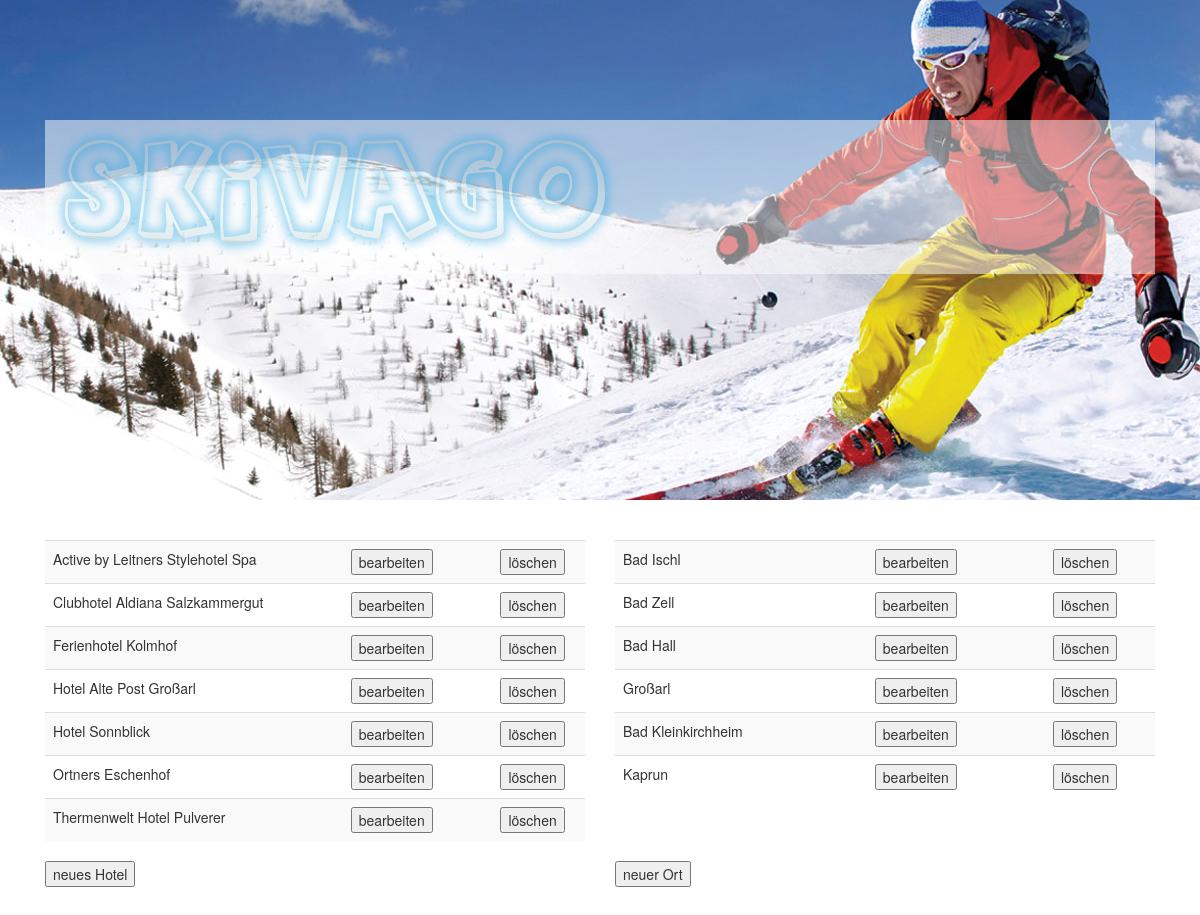
The app's page /admin.php with its own data.
### tables this page shows
CREATE TABLE `hotel` (
  `id` varchar(100) NOT NULL,
  `name` varchar(50) NOT NULL,
  `description` varchar(1000) NOT NULL,
  `email` varchar(50) NOT NULL,
  `ort_id` int(100) NOT NULL,
  `telefon` varchar(50) NOT NULL,
  `adresse` varchar(50) NOT NULL,
  `anfahrtsbeschreibung` varchar(1000) NOT NULL,
  `kategorie` int(10) NOT NULL,
  `bewertung` double NOT NULL
);

CREATE TABLE `ort` (
  `id` int(100) NOT NULL,
  `name` varchar(100) NOT NULL,
  `seehoehe` int(10) NOT NULL,
  `einwohner` int(100) NOT NULL,
  `aktivitaeten` varchar(1000) NOT NULL,
  `Bild` longblob NOT NULL
);

### admin.php (the view, shortened to what this page needs)
<?php
require_once('database.php');
?>
<!DOCTYPE html>
<html>
<head>
  <link href="css/bootstrap.min.css" rel="stylesheet">
  <link rel="stylesheet" href="http://netdna.bootstrapcdn.com/bootstrap/3.1.1/css/bootstrap.min.css">
  <link href="includes/style.css" type="text/css" rel="stylesheet">
</head>
<body>
 <?php include('header.php'); ?>
 <div class="container" >
  <div class="row">
    <div class="col-md-6">
      <table class="table table-striped">
       <?php
       foreach ($dbh->query('SELECT * from hotel') as $hotel) {
        ?>
        <tr>
          <td> <?php echo $hotel['id']; ?></td>
          <td>
            <form action="edit.php" method="post">
              <td><input type="hidden" name="id" value="<?php echo htmlspecialchars($hotel['id']) ?>"></td>
              <td> <input type="submit" name="Submit" value="bearbeiten"> </td>
            </form>
          </td>
          <td>
           <form action="delete.php" method="post">
             <td><input type="hidden" name="id" value="<?php echo htmlspecialchars($hotel['id']) ?>"></td>
             <td><input type="submit" name="Submit" value="löschen"></td>
           </form>
         </td>
       </tr>
       <?php
     }
     ?>
   </table>
 </div>
 <div class=" col-md-6">
   <table class="table table-striped">
     <?php
     foreach ($dbh->query('SELECT * from ort') as $ort) {
      ?>
      <tr>
        <td> <?php echo $ort['name']; ?></td>
        <td>
          <form action="edit_ort.php" method="post">
            <td><input type="hidden" name="id" value=<?php echo $ort['id'] ?>></td>
            <td><input type="hidden" name="name" value="<?php echo htmlspecialchars($ort['name']); ?>"</td>
            <td> <input type="submit" name="Submit" value="bearbeiten"></td>
          </form>
        </td>
        <td>
          <form action="delete_ort.php" method="post">
            <td><input type="hidden" name="id" value="<?php echo htmlspecialchars($ort['id']) ?>"></td>
            <td> <input type="submit" name="Submit" value="löschen"></td>
          </form>
        </td>
      </tr>
      <?php
    }
    ?>
  </table>
</div>
</div>
<div class="row">
  <div class=" col-md-6">
   <form  action="create_hotel.php"><input  type="submit" value="neues Hotel" /></form>
 </div>
 <div class=" col-md-6">
   <form  action="create_ort.php"><input  type="submit" value="neuer Ort" /></form>
 </div>
</div>
</body>
</html>

### header.php
<header>
  <div class="container" >
      <div class="jumbotron_header">
        <div class="row">
          <div class="col-lg-6" >
            <p><a href="index.php">
            <img src="includes/header.png"  alt="logo" style="opacity: 40%"  /></a></p>
          </div>
        </div>
    </div>
  </div>
</header>
<br>
<br>

### includes/style.css (style rules this page uses)
header { background: url("logo.jpg") no-repeat center; width: 100%; height: 500px; background-color: lightblue; color: #fff; text-align: center; text-shadow: 0 1px 3px rgba(0, 0, 0, .5); }
body { padding-bottom: 700px; }
.jumbotron_header { background: rgb(54, 54, 54); background: rgba(255, 255, 255, 0.5); margin-top: 120px; }

### records on screen
hotel: id "Active by Leitners Stylehotel Spa"
hotel: id "Clubhotel Aldiana Salzkammergut"
hotel: id "Ferienhotel Kolmhof"
hotel: id "Hotel Alte Post Großarl"
hotel: id "Hotel Sonnblick"
hotel: id "Ortners Eschenhof"
hotel: id "Thermenwelt Hotel Pulverer"
ort: name "Bad Ischl"
ort: name "Bad Zell"
ort: name "Bad Hall"
ort: name "Großarl"
ort: name "Bad Kleinkirchheim"
ort: name "Kaprun"
